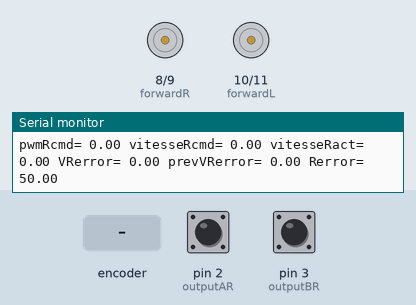
Bench run of a sketch on a simulated Arduino Uno, built with avr-gcc and run on an emulated ATmega328P. On the bench: motor-driver pin pairs drawn as motors (green arrow = first pin HIGH = forward, orange = second pin HIGH = backward, longer = more drive), the last lines printed to the serial monitor. The inputs (shaded band) are chosen by the test bench; at power-on: pin 2 (outputAR) HIGH, pin 3 (outputBR) HIGH.

Above: at 1.2 s.
1.3 s: rotary encoder on pin 2 (outputAR) / pin 3 (outputBR) turned 2 steps (second pin leading)
At 1.47 s:
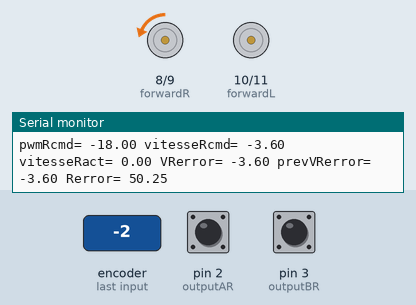
3.2 s: rotary encoder on pin 2 (outputAR) / pin 3 (outputBR) turned 2 steps (second pin leading)
At 3.9 s:
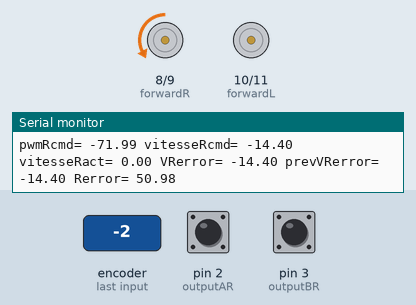
Timing chart, 0 to 6.2 s (numbered marks = the images above; inputs shaded):
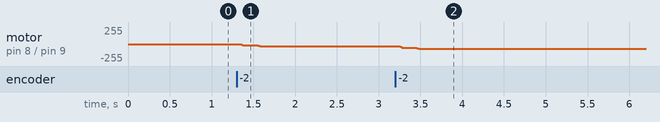

The sketch:

36_PID_Classic_VO_CalVMet2_PR_mmps_echt_ODOM_Robolympix_2021.ino
```cpp
#include <SimpleTimer.h>
#include <util/atomic.h>

//Variables temps
volatile double n = 0;
volatile unsigned long t0Ri = 0, t0Li = 0, t1Ri = 0, t1Li = 0;
volatile unsigned long t0R = 0, t0L = 0, t1R = 0, t1L = 0, t0 = 0, t1 = 0, t2 = 0;
volatile double dtRi = 0, dtLi = 0, t=0;
volatile double dtR = 0, dtL = 0, dt;
volatile double mindtL = (double) (88 / 1.0e6);
volatile double mindtR = (double) (68 / 1.0e6);
volatile double maxdtL = (double) (31620 / 1.0e6);
volatile double maxdtR = (double) (39072 / 1.0e6);
volatile double mindt = (double) (96 / 1.0e6);
volatile double maxdt = (double) (136884 / 1.0e6);
volatile double Te =8/1.0e3;
SimpleTimer timer;

//Variables stop
volatile boolean stopR = true, stopL = true;

//Variables encodeurs
#define outputAR 2
#define outputBR 3
#define outputAL 18
#define outputBL 19
volatile double xcmd=0;
volatile double ycmd=0;
volatile double anglecmd=0;
volatile double Oact = 0;
volatile double Rdist = 0;
volatile double Ldist = 0;
volatile double dist = 0;
volatile double dx = 0;
volatile double dy = 0;
volatile double x = 0;
volatile double y = 0;
volatile double Rdisti = 0;
volatile double Ldisti = 0;
volatile double prevRdist = 0;
volatile double prevLdist = 0;
volatile double prevRdisti = 0;
volatile double prevLdisti = 0;
volatile double prevdist = 0;
volatile double KR = (double) ((1024 * 2) / (PI *80));
volatile double KL = (double) ((600 * 2) / (PI *80));
volatile double distUnitR = (double)PI * 40 / 1024;
volatile double distUnitL = (double)PI * 40 / 600;

//Variables moteurs
#define forwardR 8
#define backwardR 9
#define forwardL 10
#define backwardL 11
volatile double pwmRcmd = 0;
volatile double pwmLcmd = 0;
volatile double pwmOcmd = 0;
volatile double vitesseLact = 0;
volatile double vitesseRact = 0;
volatile double vitesseOact = 0;
volatile double vitesseact = 0;
volatile double vitesseLactFilter = 0;
volatile double vitesseRactFilter = 0;
volatile double prevVRact = 0;
volatile double prevVLact = 0;
volatile double prevRact = 0;
volatile double prevLact = 0;


//Variables erreurs/commandes PIDposition
volatile double Rdistacc = 0;
volatile double Ldistacc = 0;
volatile double Rdistdec = 0;
volatile double Ldistdec = 0;

volatile double Rcmd = 0;
volatile double Lcmd = 0;
volatile double Ocmd = 0;
volatile double cmd = 0;
volatile double Rerror = 0;
volatile double Lerror = 0;
volatile double sommeRerror = 0;
volatile double sommeLerror = 0;

//Variables erreurs/commandes PIDvitesse
volatile double PIDVR = 0;
volatile double PIDVL = 0;
volatile double vitesseRcmd = 0;
volatile double vitesseLcmd = 0;
volatile double vitesseOcmd = 0;
volatile double vitessecmd = 0;
volatile double VRerror = 0;
volatile double VLerror = 0;
volatile double prevVRerror = 0;
volatile double prevVLerror = 0;
volatile double sommeVRerror = 0;
volatile double sommeVLerror = 0;
volatile double dVRerror = 0;
volatile double dVLerror = 0;


//Variables PID orientation
volatile double pwmO = 0 ;
volatile double Oerror = 0;
volatile double prevOerror = 0;
volatile double sommeOerror = 0;
volatile double dOerror = 0;

bool inRange(volatile double val, volatile double minimum, volatile double maximum) {
  return ((minimum <= val) && (val <= maximum));
}
double sign (volatile double val){
  if (val>=0)
    return 1;
  else
    return -1;
}
//Encoder functions
void ISRtrackAR() {
  Rdisti += (digitalRead(outputBR) == LOW) ? distUnitR : -distUnitR;
  t1Ri = micros();
  dtRi = ((double) ((t1Ri - t0Ri) / 1.0e6));
  t0Ri = t1Ri;
}
void ISRtrackBR() {
  Rdisti += (digitalRead(outputAR) == LOW) ? -distUnitR : distUnitR;
}

void ISRtrackAL() {
  Ldisti += ((digitalRead(outputBL) == LOW)) ? -distUnitL :  distUnitL;
  t1Li = micros();
  dtLi = ((double) ((t1Li - t0Li) / 1.0e6));
  t0Li = t1Li;
}

void ISRtrackBL() {
  Ldisti += ((digitalRead(outputAL) == LOW)) ? distUnitL :  -distUnitL;
}

//Motor functions
void motorR(volatile double vR) {
  if (vR > 0) {
    analogWrite(forwardR, vR);
    analogWrite(backwardR, 0);
  }
  else {
    analogWrite(forwardR, 0);
    analogWrite(backwardR, -vR);
  }
}
void motorL(volatile double vL) {
  if (vL > 0) {
    analogWrite(forwardL, vL);
    analogWrite(backwardL, 0);
  }
  else {
    analogWrite(forwardL, 0);
    analogWrite(backwardL, -vL);
  }
}
////////////////////////////////////////////////////////////////////////
//PID vitesse Parameters

volatile double kpVR = 5;
volatile double kpVL = 5;

volatile double kdVR = 0;
volatile double kdVL = 0;

volatile double kiVR = 0;
volatile double kiVL = 0;

//PID orientation Parameters

volatile double kpO = 1;
volatile double kdO = 0;
volatile double kiO = 0;

//Marges d'erreurs
//volatile double margePRdist = 10;
//volatile double margeNRdist = -10;
//volatile double margePLdist = 10;
//volatile double margeNLdist = -10;

volatile double margePVRerror = 1;
volatile double margeNVRerror = 1;
volatile double margePVLerror = 1;
volatile double margeNVLerror = 1;

volatile double margePRerror = 10;
volatile double margeNRerror = -10;
volatile double margePLerror = 10;
volatile double margeNLerror = -10;

volatile double margePOerror = 10;
volatile double margeNOerror = -10;

//Vitesses max min
volatile double pwmRcmdmax = 180;
volatile double pwmRcmdmin = 80;
volatile double pwmLcmdmax = 180;
volatile double pwmLcmdmin = 80;

//////////////////////////////////////////////////////
void PIDvitesseR() {
  if (!inRange(VRerror, margeNVRerror, margePVRerror)) {
    sommeVRerror += VRerror;
    dVRerror = (double) (VRerror - prevVRerror);
    prevVRerror = VRerror;
    PIDVR = (double) (kpVR * VRerror) + (kdVR * dVRerror) + kiVR * sommeVRerror;
    pwmRcmd = (pwmRcmd<pwmRcmdmin) ? pwmRcmdmin : PIDVR;
    pwmRcmd = (pwmRcmd>pwmRcmdmax) ? pwmRcmdmax : PIDVR;
  }
  else
    pwmRcmd = 0;
}

void PIDvitesseL() {
  if (!inRange(VLerror, margeNVLerror, margePVLerror)) {
    sommeVLerror += (double) VLerror;
    dVLerror = (double) (VLerror - prevVLerror);
    prevVLerror = VLerror;
    PIDVL = (double) (kpVL * VLerror) + (kdVL * dVLerror) + kiVL * sommeVLerror;
    pwmLcmd = (pwmLcmd<pwmLcmdmin) ? pwmLcmdmin : PIDVL;
    pwmLcmd = (pwmLcmd>pwmLcmdmax) ? pwmLcmdmax : PIDVL;
  }
  else
    pwmLcmd = 0;
}

void PIDorientation() {
//  Oerror = Ocmd - Oact;
  Oerror=Rdist-Ldist;
  if (!inRange(Oerror, margeNOerror, margePOerror)) {
    sommeOerror += (double) Oerror;
    dOerror = (double) (Oerror - prevOerror);
    prevOerror = Oerror;
    pwmOcmd = (double) (kpO * Oerror) + (kdO * dOerror) + kiO * sommeOerror;
  }
  else
    pwmOcmd = 0;
  pwmRcmd -= pwmOcmd;
  pwmRcmd = (pwmRcmd<pwmRcmdmin) ? pwmRcmdmin : pwmRcmd;
  pwmRcmd = (pwmRcmd>pwmRcmdmax) ? pwmRcmdmax : pwmRcmd;
  pwmLcmd += pwmOcmd;
  pwmLcmd = (pwmLcmd<pwmLcmdmin) ? pwmLcmdmin : pwmLcmd;
  pwmLcmd = (pwmLcmd>pwmLcmdmax) ? pwmLcmdmax : pwmLcmd;
}

void PIDposition() {

    ATOMIC_BLOCK(ATOMIC_RESTORESTATE) {
      Rdist = Rdisti;
      Ldist = Ldisti;
      dtR = dtRi;
      dtL = dtLi;
    }
//    PIDorientation();
////////////////////////////////////////////////////////////////////////////////////////
  //Right Wheel
    Rerror = Rcmd - Rdist;
    if (!inRange(dtR, mindtR, maxdtR)) {

      vitesseRact = 0;
    }
    else{
        vitesseRact = (double) ((Rdist - prevRdist)/ Te); // mm/s
        vitesseRactFilter = 0.854 * vitesseRactFilter + 0.0728 * vitesseRact + 0.0728 * prevVRact;
        vitesseRact = vitesseRactFilter;
    }
    stopR=(vitesseRact==0);
////////////////////////////////////////////////////////////////////////////////////////
  //Left Wheel
    Lerror = Lcmd - Ldist;
    if (!inRange(dtL, mindtL, maxdtL)) {

      vitesseLact = 0;
    }
    else{
        vitesseLact = (double) ((Ldist - prevLdist) / Te); // mm/s
        vitesseLactFilter = 0.854 * vitesseLactFilter + 0.0728 * vitesseLact + 0.0728 * prevVLact;
        vitesseLact = vitesseLactFilter;
    }
    stopL=(vitesseLact==0);
////////////////////////////////////////////////////////////////////////////////////////
    prevVRact = vitesseRact;
    prevVLact = vitesseLact;
    prevRdist=Rdist;
    prevLdist=Ldist;
    //Trapèze Right
    if (Rdist<Rdistacc){
      vitesseRcmd = ((double) (110 / Rdistacc)) * Rdist;
    }
    else if (inRange(Rdist,Rdistacc,Rcmd-Rdistdec)) {
      vitesseRcmd = 130;
    }
    else if (inRange(Rdist,Rcmd-Rdist,Rcmd)){
          vitesseRcmd=  ((double)(110 / Rcmd)) * Rerror;
    }
    else{
          vitesseRcmd = 0;
    }
    VRerror=vitesseRcmd-vitesseRact;
    PIDvitesseR();
////////////////////////////////////////////////////////////////////////////////////////
    //Trapèze Left
     if (Ldist<Ldistacc){
      vitesseLcmd = ((double) (110 / Ldistacc)) * Ldist;
    }
    else if (inRange(Ldist,Ldistacc,Lcmd-Ldistdec)) {
      vitesseLcmd = 110;
    }
    else if (inRange(Ldist,Lcmd-Ldist,Lcmd)){
      vitesseLcmd= ((double) (110 / Lcmd)) * Lerror;
    }
    else{
          vitesseLcmd = 0;
    }
    VLerror=vitesseLcmd-vitesseLact;
    PIDvitesseL();
////////////////////////////////////////////////////////////////////////////////////////
  //Odométrie
    dist=(double) ((Rdist+Ldist)/2);
    Oact+=(double) (Rdist-Ldist);
    vitesseact=dist-prevdist;
    prevdist=dist;
    dx=-vitesseact*sin(Oact);
    dy=vitesseact*cos(Oact);
    x+=dx;
    y+=dy;
//    Rcmd+=-sign(Rdist-prevRdist)*sqrt(dx*dx+dy*dy);
//    Lcmd+=-sign(Ldist-prevLdist)*sqrt(dx*dx+dy*dy);
}

void Go() {
//  if (stopR && stopL){
//    Rcmd=sqrt(xcmd*xcmd+ycmd*ycmd);
//    Lcmd=sqrt(xcmd*xcmd+ycmd*ycmd);

  Rcmd=ycmd;
  Lcmd=ycmd;
  Rdistacc = Rcmd * 0.15;
  Ldistacc = Lcmd * 0.15;
  Rdistdec = Rcmd * 0.25;
  Ldistdec = Lcmd * 0.25;
  PIDposition();
  motorR(pwmRcmd);
  motorL(pwmLcmd);
}

void setup() {
  Serial.begin(115200);

  //Command Encoders
  pinMode(outputAR, INPUT_PULLUP);
  pinMode(outputBR, INPUT_PULLUP);
  pinMode(outputAL, INPUT_PULLUP);
  pinMode(outputBL, INPUT_PULLUP);

  attachInterrupt(digitalPinToInterrupt(outputAR), ISRtrackAR, RISING);
  attachInterrupt(digitalPinToInterrupt(outputAL), ISRtrackAL, RISING);
  attachInterrupt(digitalPinToInterrupt(outputBR), ISRtrackBR, RISING);
  attachInterrupt(digitalPinToInterrupt(outputBL), ISRtrackBL, RISING);


  //Command Motors
  pinMode(forwardR, OUTPUT);
  pinMode(backwardR, OUTPUT);
  pinMode(forwardL, OUTPUT);
  pinMode(backwardL, OUTPUT);

  timer.setInterval(Te, Go);
}
void loop() {
  timer.run();
  xcmd=0;
  ycmd=50;
  Ocmd=0;
  Serial.print("pwmRcmd= ");
  Serial.print(pwmRcmd);
  Serial.print(" vitesseRcmd= ");
  Serial.print(vitesseRcmd);
  Serial.print(" vitesseRact= ");
  Serial.print(vitesseRact);
  Serial.print(" VRerror= ");
  Serial.print(VRerror);
  Serial.print(" prevVRerror= ");
  Serial.print(prevVRerror);
//  Serial.print("\tvitesseLcmd= ");
//  Serial.print(vitesseLcmd);
//  Serial.print(" vitesseLact= ");
//  Serial.print(vitesseLact);
//  Serial.print(" VLerror= ");
//  Serial.print(VLerror);
//  Serial.print("\tOerror= ");
//  Serial.print(Oerror);
  Serial.print(" Rerror= ");
  Serial.println(Rerror);
//  Serial.print(" Lerror= ");
//  Serial.println(Lerror);
}
```

Measured:
- after the input at 1.3 s, motor on pin 8 (forwardR) / pin 9 (backwardR): stopped → backward 17/255 after 0.06 s, → backward 35/255 0.20 s later
- after the input at 3.2 s, motor on pin 8 (forwardR) / pin 9 (backwardR): backward 35/255 → backward 53/255 after 0.06 s, → backward 71/255 0.20 s later
